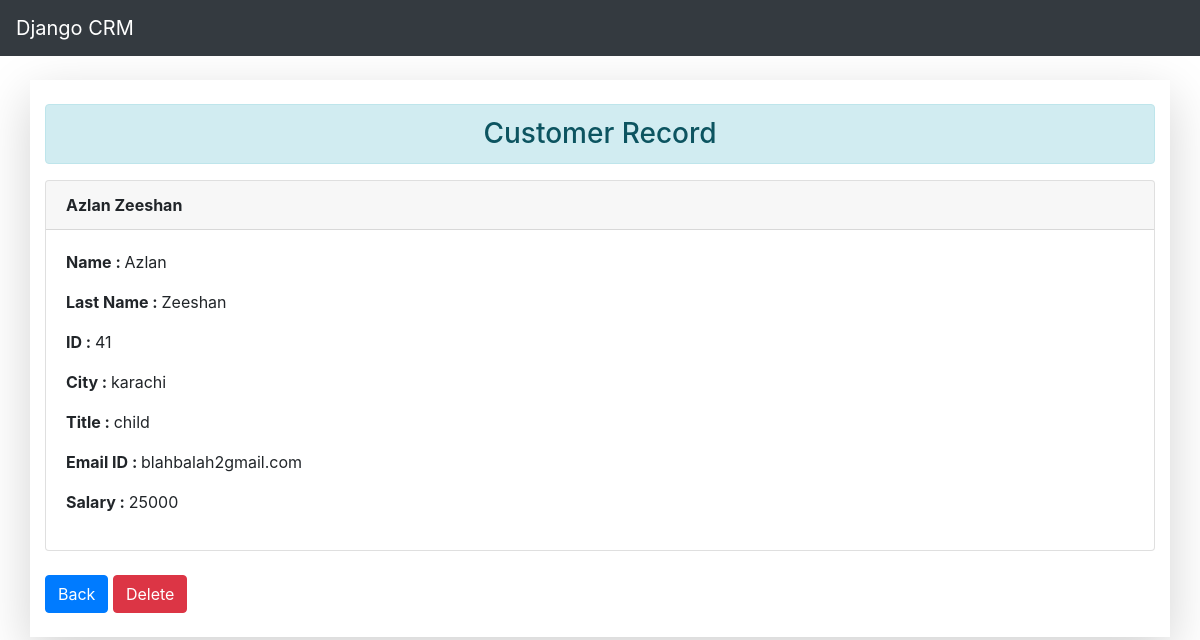
Screenshot of /record/41 with the database file from the repository.
### managementprogram/models.py (models this page shows, shortened)
class Member(models.Model):
    Name = models.CharField(max_length=200, null=False)
    city = models.CharField(max_length=200)
    Title = models.CharField(max_length=200)
    emailid =models.CharField(max_length=200)
    salary =models.CharField(max_length=200,default=0)
    last_name =models.CharField(max_length=200)

### managementprogram/views.py (the view)
# urls.py: path('record/<int:pk>',views.customer_record, name='record'),
def customer_record(request, pk):
     customer_record= Member.objects.get(id=pk)
     return render(request, 'record.html', {'customer_record':customer_record})

### template/record.html
{% extends 'base.html' %}
{% block content %}
<div class="container my-4 shadow-lg py-4" >
    <h3 class="text-center alert alert-info">Customer Record</h3>
<div class="card ">
    <div class="card-header">
       <strong>{{customer_record.Name}} {{customer_record.last_name}}</strong>
    </div>
    <div class="card-body">
      <p class="card-text">
        <strong>Name  : </strong>  {{customer_record.Name}}<br/>
      </p>
      <p class="card-text">
        <strong>Last Name : </strong> {{customer_record.last_name}}<br/>
      </p>
      <p class="card-text">
        <strong>ID : </strong> {{customer_record.id}}<br/>
      </p>
      <p class="card-text">
        <strong>City : </strong> {{customer_record.city}}<br/>
      </p>
      <p class="card-text">
        <strong>Title : </strong> {{customer_record.Title}}<br/>
        <p class="card-text">
          <strong>Email ID : </strong> {{customer_record.emailid}}<br/>
        </p>
        <p class="card-text">
          <strong>Salary : </strong> {{customer_record.salary}}<br/>
        </p>
      </p>
    </div>
    </div>
    <br>
    <a class="btn btn-primary" href="{% url 'index' %}" role="button">Back</a>
    <a class="btn btn-danger" href="{% url 'delete_record' customer_record.id %}" role="button">Delete</a>
  </div>
{% endblock %}

### rows the page displays
Member: Name "Azlan", last_name "Zeeshan", id "41", city "karachi", Title "child", emailid "blahbalah2gmail.com", salary "25000"
